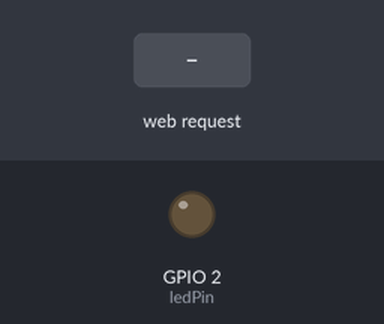
A sketch run on a simulated ESP8266 (NodeMCU). Shown: output pins drawn as LEDs (lit = HIGH). Inputs (shaded band) come from the test bench. WiFi joins after 1.5 s; servers stay silent unless stated; what the sketch prints to the serial monitor is not drawn.

Above: at 2.7 s.
2.8 s: HTTP request GET /led.cgi?status=0 received
At 3.3 s:
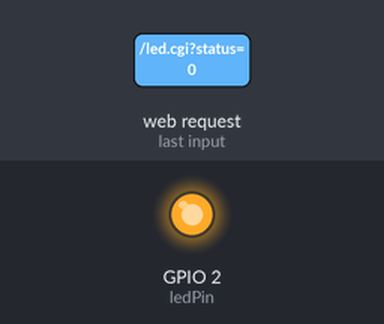
4.3 s: HTTP request GET /led.cgi?status=1 received
At 5.6 s:
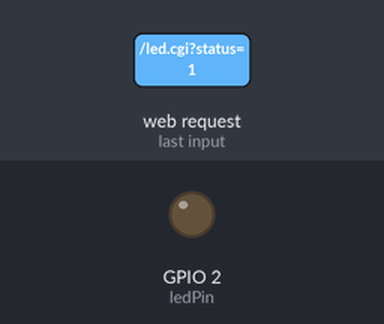
Timing chart, 0 to 7.3 s (numbered marks = the images above; inputs shaded):
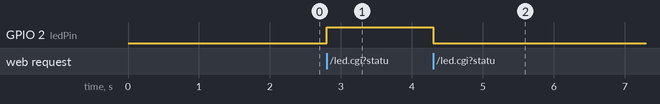

Measured:
- after the input at 2.8 s, GPIO 2 (ledPin): LOW → HIGH at once
- after the input at 4.3 s, GPIO 2 (ledPin): HIGH → LOW at once

The sketch:

1-9_WIFIWebServerRadioButton.ino
```cpp
/*
 ip로 접속
 라디오버튼 핸들링
 */
#include <ESP8266WiFi.h>

const char* ssid = "i2r";
const char* password = "00000000";
const int ledPin =  2;

// Create an instance of the server
// specify the port to listen on as an argument
WiFiServer server(80);

void setup() {
  // set the digital pin as output:
  pinMode(ledPin, OUTPUT);

  Serial.begin(9600);
  delay(10);

  // Connect to WiFi network
  Serial.println();
  Serial.println();
  Serial.print("Connecting to ");
  Serial.println(ssid);

  WiFi.begin(ssid, password);

  while (WiFi.status() != WL_CONNECTED) {
    delay(500);
    Serial.print(".");
  }
  Serial.println("");
  Serial.println("WiFi connected");

  // Start the server
  server.begin();
  Serial.println("Server started");

  // Print the IP address
  Serial.println(WiFi.localIP());
}

void loop() {

  // Check if a client has connected
  WiFiClient client = server.available();
  if (!client) {
    return;
  }
  Serial.println("new client");

  // Read the first line of the request
  String req = client.readStringUntil('\r');
  Serial.println(req);
  client.flush();

  // Match the request
  Serial.println(req.indexOf("/led.cgi?status=1"));
  if (req.indexOf("/led.cgi?status=1") > 0)
    digitalWrite(ledPin, LOW);
   else if(req.indexOf("/led.cgi?status=0") > 0)
    digitalWrite(ledPin, HIGH);

  // Prepare the response
  //표준 http 응답 헤더 전송 시작
          client.println("HTTP/1.1 200 OK");
          client.println("Content-Type: text/html");
          client.println();

          //본문(상황에 맞는 웹 페이지) 전달
          //client.println("<!DOCTYPE HTML>");, HTML5 사용시
          client.println("<html>");  //웹 페이지 작성은 HTML사용
          client.println("<body>");
   //색 선택 부분 만들기
          client.println("<br />");
          client.println("<FORM method=\"get\" action=\"/led.cgi\">");
          client.println("<P> <INPUT type=\"radio\" name=\"status\" value=\"1\">RED");
          client.println("<P> <INPUT type=\"radio\" name=\"status\" value=\"2\">GREEN");
          client.println("<P> <INPUT type=\"radio\" name=\"status\" value=\"3\">BLUE");
          client.println("<P> <INPUT type=\"radio\" name=\"status\" value=\"0\">OFF");
          client.println("<P> <INPUT type=\"submit\" value=\"Submit\"> </FORM>");

          client.println("</body>");
          client.println("</html>");


  delay(1);
  Serial.println("Client disonnected");

}
```
